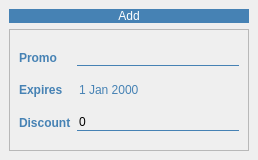
<?xml version="1.0" encoding="UTF-8"?>
<ui version="4.0">
 <class>AddPromoWindow</class>
 <widget class="QMainWindow" name="AddPromoWindow">
  <property name="geometry">
   <rect>
    <x>0</x>
    <y>0</y>
    <width>258</width>
    <height>160</height>
   </rect>
  </property>
  <property name="windowTitle">
   <string>Add promo code</string>
  </property>
  <property name="styleSheet">
   <string notr="true">QLineEdit
{
background: transparent;
border: none;
border-bottom: 1px solid steelblue;
font: 16pt &quot;Comic Sans MS&quot;;
}
QLineEdit:focus {
 outline:none; }

QLabel{
	color: steelblue;
	font: 12pt &quot;Comic Sans MS&quot;;
	font-weight:bold;
}


QSpinBox{
background: transparent;
border: none;
border-bottom: 1px solid steelblue;
font: 12pt &quot;Comic Sans MS&quot;;
}

QPushButton{
color: white;
background: steelblue;
border-radius: 60px;
font: 12pt &quot;Comic Sans MS&quot;;
}

QDateEdit{
background: transparent;
border: none;
font: 14pt &quot;Comic Sans MS&quot;;
color: steelblue;
}</string>
  </property>
  <widget class="QWidget" name="centralwidget">
   <layout class="QGridLayout" name="gridLayout_2">
    <item row="0" column="0">
     <widget class="QPushButton" name="btn_add">
      <property name="text">
       <string>Add</string>
      </property>
     </widget>
    </item>
    <item row="1" column="0">
     <widget class="QFrame" name="frame">
      <property name="styleSheet">
       <string notr="true"/>
      </property>
      <property name="frameShape">
       <enum>QFrame::StyledPanel</enum>
      </property>
      <property name="frameShadow">
       <enum>QFrame::Raised</enum>
      </property>
      <layout class="QGridLayout" name="gridLayout">
       <item row="0" column="0">
        <widget class="QLabel" name="lbl_promo">
         <property name="text">
          <string>Promo</string>
         </property>
        </widget>
       </item>
       <item row="2" column="0">
        <widget class="QLabel" name="label_discount">
         <property name="text">
          <string>Discount</string>
         </property>
        </widget>
       </item>
       <item row="1" column="0">
        <widget class="QLabel" name="lbl_expires">
         <property name="text">
          <string>Expires</string>
         </property>
        </widget>
       </item>
       <item row="0" column="1">
        <widget class="QLineEdit" name="lineEdit"/>
       </item>
       <item row="2" column="1">
        <widget class="QSpinBox" name="spinBox_discount"/>
       </item>
       <item row="1" column="1">
        <widget class="QDateEdit" name="dateEdit_expires"/>
       </item>
      </layout>
     </widget>
    </item>
   </layout>
  </widget>
 </widget>
 <resources/>
 <connections/>
</ui>
